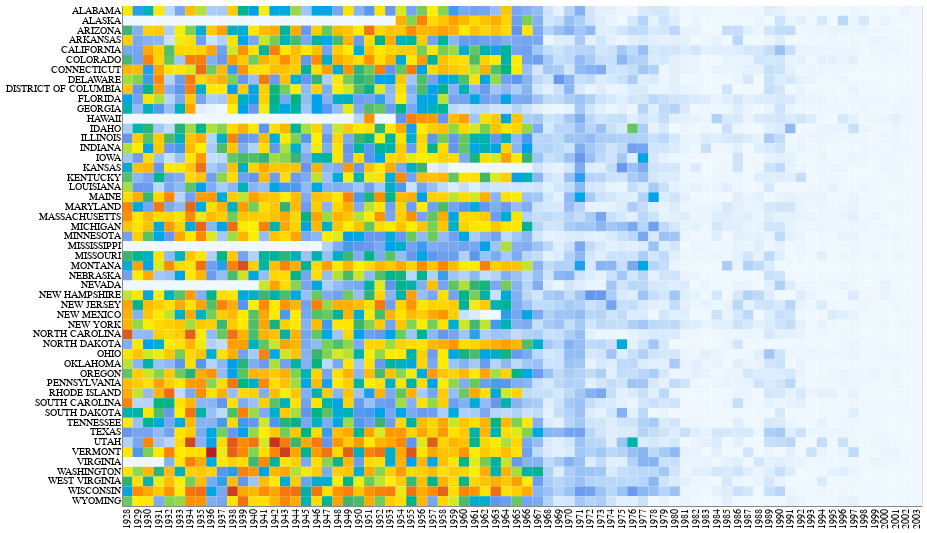

Write notebook code for a chart like this one.
### Markdown cell above
All operative components of the visualization appear above, we now just have to adjust the aesthetic features to reproduce the original plot.
Altair allows a wide range of flexibility for such adjustments, including size and color of markings, axis labels and titles, and more.

Here is the data visualized again with a number of these adjustments:

### Code cell
# Define a custom colormape using Hex codes & HTML color names
colormap = alt.Scale(domain=[0, 100, 200, 300, 1000, 3000],
                     range=['#F0F8FF', 'cornflowerblue', 'mediumseagreen', '#FFEE00', 'darkorange', 'firebrick'],
                     type='sqrt')

alt.Chart(measles).mark_rect().encode(
    alt.X('YEAR:O', axis=alt.Axis(title=None, ticks=False)),
    alt.Y('state:N', axis=alt.Axis(title=None, ticks=False)),
    alt.Color('incidence:Q', sort='ascending', scale=colormap, legend=None)
).properties(
    width=800,
    height=500
)

### Figure 1 — Vega-Lite specification as saved in the notebook (floating-point values rounded to 4 significant figures; data arrays with more than 128 entries replaced by an {"elided": "..."} marker saying what was removed)
{"$schema": "https://vega.github.io/schema/vega-lite/v2.json", "config": {"view": {"height": 300, "width": 400}}, "data": {"values": {"elided": "3876 records"}}, "encoding": {"color": {"field": "incidence", "legend": null, "scale": {"domain": [0, 100, 200, 300, 1000, 3000], "range": ["#F0F8FF", "cornflowerblue", "mediumseagreen", "#FFEE00", "darkorange", "firebrick"], "type": "sqrt"}, "sort": "ascending", "type": "quantitative"}, "x": {"axis": {"ticks": false, "title": null}, "field": "YEAR", "type": "ordinal"}, "y": {"axis": {"ticks": false, "title": null}, "field": "state", "type": "nominal"}}, "height": 500, "mark": "rect", "width": 800}
